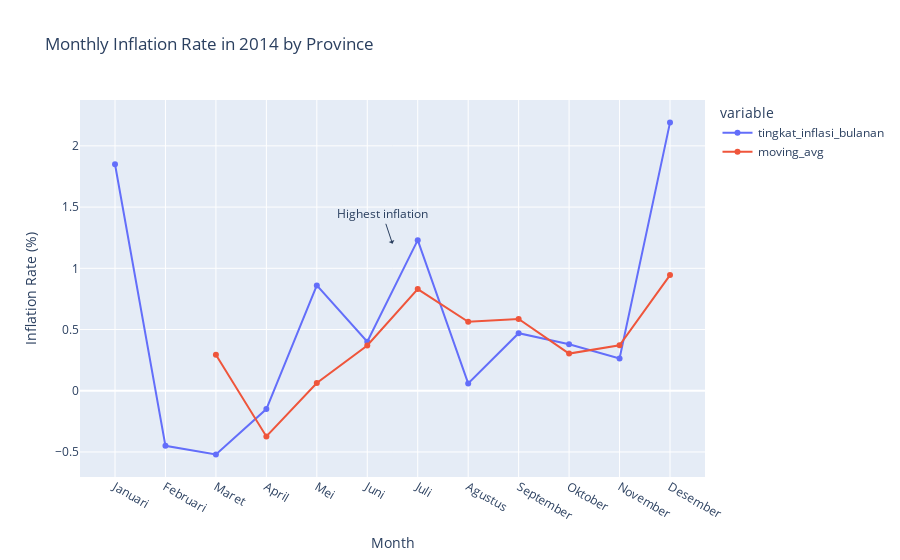

Here is the notebook cell this chart was saved with:
### Code cell
# Filter the data to show only the year 2014
df_2014 = df[df['tahun'] == 2014]

# Calculate Moving Average (optional)
df_2014['moving_avg'] = df_2014['tingkat_inflasi_bulanan'].rolling(window=3).mean()

# Create the line chart with the filtered data for 2014
fig = px.line(
    df_2014, 
    x='bulan', 
    y=['tingkat_inflasi_bulanan', 'moving_avg'],
    title='Monthly Inflation Rate in 2014 by Province',
    labels={'bulan': 'Month', 'value': 'Inflation Rate (%)'},
    markers=True,
    line_shape='linear',
)

# Add annotations for key points (optional)
fig.add_annotation(x='Aug', y=1.2, text="Highest inflation", showarrow=True, arrowhead=1)

# Show the plot
fig.show()

### Figure 1 — Plotly figure (JSON) as saved in the notebook; plotly's stock layout.template omitted (floating-point values rounded to 4 significant figures)
{"data": [{"hovertemplate": "variable=tingkat_inflasi_bulanan<br>Month=%{x}<br>Inflation Rate (%)=%{y}<extra></extra>", "legendgroup": "tingkat_inflasi_bulanan", "line": {"color": "#636efa", "dash": "solid", "shape": "linear"}, "marker": {"symbol": "circle"}, "mode": "markers+lines", "name": "tingkat_inflasi_bulanan", "orientation": "v", "showlegend": true, "type": "scatter", "x": ["Januari", "Februari", "Maret", "April", "Mei", "Juni", "Juli", "Agustus", "September", "Oktober", "November", "Desember"], "xaxis": "x", "y": [1.85, -0.45, -0.52, -0.15, 0.86, 0.4, 1.23, 0.06, 0.47, 0.38, 0.2635, 2.19], "yaxis": "y"}, {"hovertemplate": "variable=moving_avg<br>Month=%{x}<br>Inflation Rate (%)=%{y}<extra></extra>", "legendgroup": "moving_avg", "line": {"color": "#EF553B", "dash": "solid", "shape": "linear"}, "marker": {"symbol": "circle"}, "mode": "markers+lines", "name": "moving_avg", "orientation": "v", "showlegend": true, "type": "scatter", "x": ["Januari", "Februari", "Maret", "April", "Mei", "Juni", "Juli", "Agustus", "September", "Oktober", "November", "Desember"], "xaxis": "x", "y": [null, null, 0.2933, -0.3733, 0.06333, 0.37, 0.83, 0.5633, 0.5867, 0.3033, 0.3712, 0.9445], "yaxis": "y"}], "layout": {"annotations": [{"arrowhead": 1, "showarrow": true, "text": "Highest inflation", "x": "Aug", "y": 1.2}], "legend": {"title": {"text": "variable"}, "tracegroupgap": 0}, "title": {"text": "Monthly Inflation Rate in 2014 by Province"}, "xaxis": {"anchor": "y", "domain": [0, 1], "title": {"text": "Month"}}, "yaxis": {"anchor": "x", "domain": [0, 1], "title": {"text": "Inflation Rate (%)"}}}}
